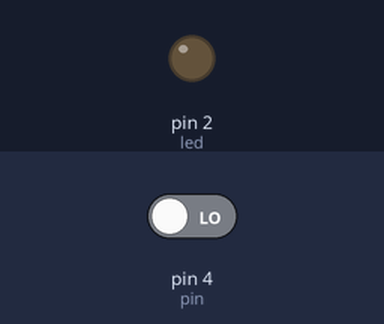
A sketch run on a simulated Arduino Uno, built with avr-gcc and run on an emulated ATmega328P. Shown: output pins drawn as LEDs (lit = HIGH). The inputs (shaded band) are chosen by the test bench; at power-on: pin 4 (pin) LOW.

Above: at 1.2 s.
1.3 s: pin 4 (pin) driven HIGH
At 2.5 s:
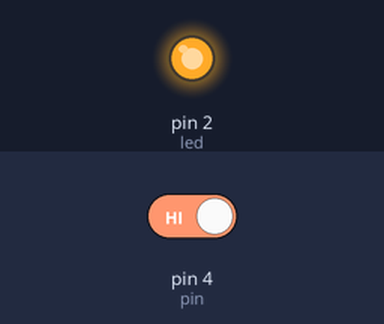
2.8 s: pin 4 (pin) driven LOW
At 3.7 s:
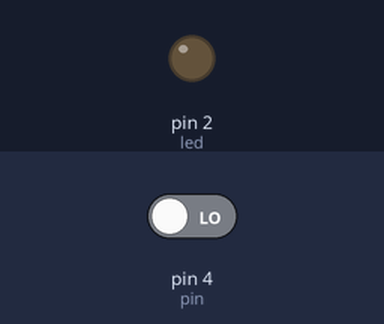
Timing chart, 0 to 5.8 s (numbered marks = the images above; inputs shaded):
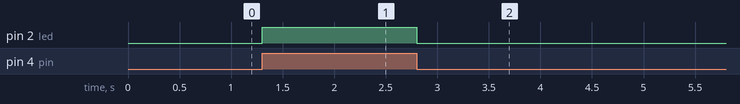

The sketch:

simplebot.ino
```cpp
#define pin 4
#define led 2
void setup() {
  // put your setup code here, to run once:
  pinMode(led,OUTPUT);
  pinMode(pin,INPUT);

}

void loop() {
  bool comparar = HIGH;
  if (HIGH == digitalRead(pin)) {
    digitalWrite(led, HIGH);
  }
  else {
    digitalWrite(led, LOW);
  }
}
```

Measured:
- after the input at 1.3 s, pin 2 (led): LOW → HIGH at once
- after the input at 2.8 s, pin 2 (led): HIGH → LOW at once
